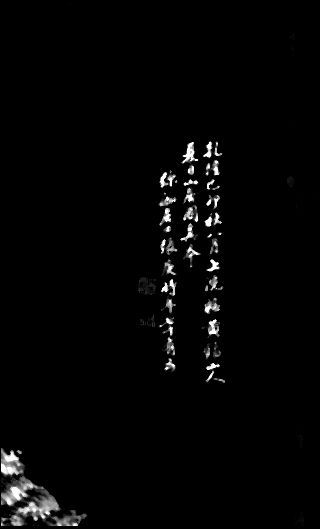
#> input picture ink/36027_2.jpg, 320 x 529 px
$ python -i descriptor.py   (imports and definitions only)
#> lines starting #> are read from the running program, lines starting #| are printed output that depends on the picture; after the words box and inside, x2 and y2 are one past the last pixel; in counts of white or black regions, pixels touching at a corner belong together
#> further down, picture is the input picture: PIL image 320x529 L; min 0, max 255, mean 5.3
"""Contour descriptor shared by the indexer and (mirrored in JS) by the web app.

Keep `descriptor()` in sync with `web/descriptor.js` -- both sides must compute
the exact same vector or matching falls apart.

Descriptor: an oriented-gradient histogram (a tiny HOG).
  1. Input is a SIZE x SIZE "ink" image in [0, 1] (1 = ink, 0 = paper).
  2. 3x3 box blur.
  3. Central-difference gradients; unsigned orientation in [0, pi).
  4. GRID x GRID spatial cells x BINS orientation bins, weighted by magnitude.
  5. L2 normalise.

`ink_map()` turns a painting into an ink image:
  - brightest RGB channel, so red seals and colored pigment read as paper and
    only black ink reads as ink;
  - 3x3 median to quiet silk weave;
  - black top-hat (morphological closing minus image) with a disc ~1/12 of the
    short side: keeps dark *strokes* up to that width but drops broad tonal
    areas (fan silk, mount borders, photo backgrounds) that otherwise create
    huge false contours;
  - noise floor + contrast stretch;
  - optionally (`suppress_lines`) erase long, straight, axis-aligned lines:
    mount edges, screen frames, scroll rollers and photo borders. Brushwork is
    almost never ruler-straight for a quarter of the picture, but these edges
    otherwise attract every straight-ish gesture.
"""
import cv2
import numpy as np
from PIL import Image

SIZE = 64
GRID = 4
BINS = 8
DIMS = GRID * GRID * BINS


def box_blur(img: np.ndarray) -> np.ndarray:
    p = np.pad(img, 1, mode="edge")
    h, w = img.shape
    out = np.zeros_like(img)
    for dy in range(3):
        for dx in range(3):
            out += p[dy:dy + h, dx:dx + w]
    return out / 9.0


def raw_histogram(ink: np.ndarray) -> np.ndarray:
    """Un-normalised descriptor; its norm says how much contour there is."""
    assert ink.shape == (SIZE, SIZE)
    img = box_blur(ink.astype(np.float64))
    gx = np.zeros_like(img)
    gy = np.zeros_like(img)
    gx[:, 1:-1] = img[:, 2:] - img[:, :-2]
    gy[1:-1, :] = img[2:, :] - img[:-2, :]
    mag = np.hypot(gx, gy)
    ang = np.mod(np.arctan2(gy, gx), np.pi)
    bins = np.floor(ang / np.pi * BINS + 1e-6).astype(int) % BINS  # epsilon: keep exact bin edges stable across Python/JS
    cell = np.arange(SIZE) * GRID // SIZE
    cell_idx = cell[:, None] * GRID + cell[None, :]
    hist = np.zeros(DIMS)
    np.add.at(hist, (cell_idx * BINS + bins).ravel(), mag.ravel())
    return hist


def descriptor(ink: np.ndarray) -> np.ndarray:
    hist = raw_histogram(ink)
    n = np.linalg.norm(hist)
    return hist / n if n > 0 else hist


def suppress_long_lines(ink: np.ndarray, frac: float = 0.22) -> np.ndarray:
    """Zero out long, *thin*, straight horizontal/vertical runs (mount edges,
    frames, panel seams, photo borders). Thick runs (tree trunks) are kept."""
    h, w = ink.shape
    b = (ink > 0.25).astype(np.uint8)
    b = cv2.dilate(b, np.ones((3, 3), np.uint8))           # tolerate slight photo tilt
    t = max(5, int(min(h, w) * 0.012)) + 2                  # max thickness of a "line"
    kill = np.zeros_like(b)
    m = max(4, int(min(h, w) * 0.07))
    edge = np.zeros_like(b, dtype=bool)
    edge[:m] = edge[-m:] = True
    edge[:, :m] = edge[:, -m:] = True
    for along, across in (((1, max(15, int(w * frac))), (t, 1)), ((max(15, int(h * frac)), 1), (1, t))):
        run = cv2.morphologyEx(b, cv2.MORPH_OPEN, np.ones(along, np.uint8))
        thick = cv2.morphologyEx(b, cv2.MORPH_OPEN, np.ones(across, np.uint8))
        kill |= run & (1 - thick)
        kill[edge] |= run[edge]                             # frames: any thickness near the border
    # gaps and seams that cross the whole picture (e.g. between a pair of scrolls
    # photographed side by side): any thickness, if dead straight for 90% of it
    for along in ((1, int(w * 0.9)), (int(h * 0.9), 1)):
        kill |= cv2.morphologyEx(b, cv2.MORPH_OPEN, np.ones(along, np.uint8))
    if kill.any():
        kill = cv2.dilate(kill, np.ones((5, 5), np.uint8))
        ink = ink.copy()
        ink[kill > 0] = 0.0
    return ink


def ink_map(im: Image.Image, short_side: int = 256, max_long: int = 4096, suppress_lines: bool = True) -> np.ndarray:
    """Painting -> float ink map (1 = ink) at a working resolution."""
#> called with short_side = 256, max_long = 4096, suppress_lines = True
    rgb = im.convert("RGB")
    w, h = rgb.size
#> w = 320; h = 529
    scale = short_side / min(w, h)
#> scale = 0.8
    if max(w, h) * scale > max_long:
        scale = max_long / max(w, h)
    rgb = rgb.resize((max(1, round(w * scale)), max(1, round(h * scale))), Image.BOX if scale < 0.5 else Image.BILINEAR)
#> rgb: PIL image 256x423 RGB
    value = cv2.medianBlur(np.asarray(rgb).max(axis=2).astype(np.uint8), 3)
    k = max(3, (min(value.shape) // 12) | 1)
#> k = 21
    disc = cv2.getStructuringElement(cv2.MORPH_ELLIPSE, (k, k))
    closed = cv2.morphologyEx(value, cv2.MORPH_CLOSE, disc)
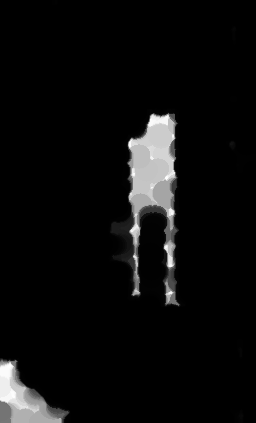
#> closed: shape (423, 256); min 0, max 253, mean 12.5
    ink = (closed.astype(np.float64) - value) / 255.0
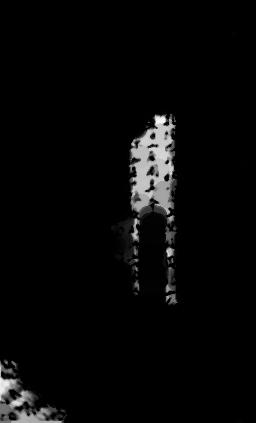
#> ink: shape (423, 256) float64; min 0, max 0.965, mean 0.0302
    floor = 0.035
    hi = max(np.percentile(ink, 99.5), 0.12)
#> hi = 0.792
    ink = np.clip((ink - floor) / (hi - floor), 0.0, 1.0)
    return suppress_long_lines(ink) if suppress_lines else ink
#> in suppress_long_lines, `b = (ink > 0.25).astype(np.uint8)`:
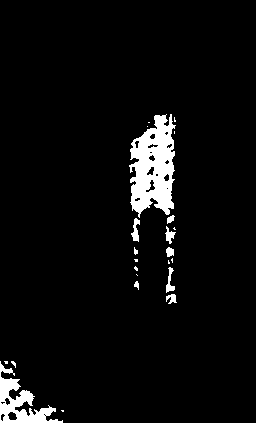
#> b: shape (423, 256); values 0 (black) and 1 (white), 4.7% white; 23 white regions (13 under 20 px), largest, box (x1, y1, x2, y2) and area: (129, 114, 176, 218) 3144, (0, 361, 63, 423) 1359, (131, 218, 140, 242) 115
#> in suppress_long_lines, `b = cv2.dilate(b, np.ones((3, 3), np.uint8))`: b: shape (423, 256); values 0 (black) and 1 (white), 6.4% white; 11 white regions (3 under 20 px), largest, box (x1, y1, x2, y2) and area: (128, 113, 177, 245) 4362, (0, 360, 64, 423) 1866, (165, 266, 178, 305) 321
#> the loop in suppress_long_lines, `for along, across in (((1, max(15, int(w * frac))), (t, 1)), ((max(15,..` made 2 passes
#> pass 1, in suppress_long_lines, `thick = cv2.morphologyEx(b, cv2.MORPH_OPEN, np.ones(across, np.uint8))`:
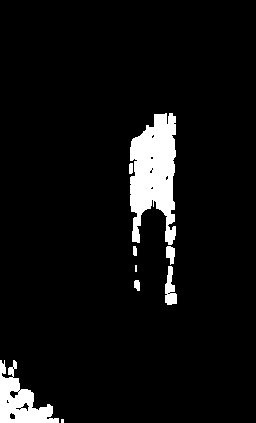
#> thick: shape (423, 256); values 0 (black) and 1 (white), 6% white; 9 white regions (2 under 20 px), largest, box (x1, y1, x2, y2) and area: (130, 113, 176, 245) 4199, (0, 360, 59, 423) 1739, (165, 266, 177, 305) 300
#> after the loop in suppress_long_lines, `for along, across in (((1, max(15, int(w * frac))), (t, 1)), ((max(15,..`:
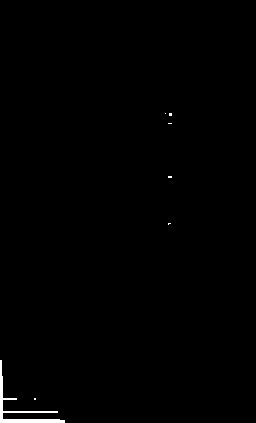
#> kill: shape (423, 256); values 0 (black) and 1 (white), 0.54% white; 7 white regions (6 under 20 px), largest, box (x1, y1, x2, y2) and area: (0, 360, 65, 423) 554
#> in suppress_long_lines, `kill = cv2.dilate(kill, np.ones((5, 5), np.uint8))`:
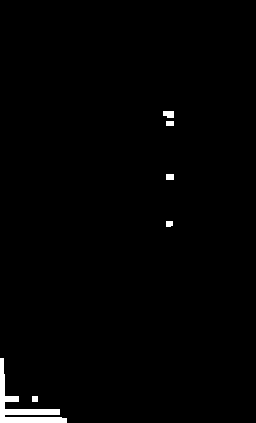
#> kill: shape (423, 256); values 0 (black) and 1 (white), 1.2% white; 6 white regions, box (x1, y1, x2, y2) and area: (0, 358, 67, 423) 1090, (163, 111, 174, 118) 69, (166, 174, 174, 180) 48, (166, 121, 174, 126) 40, (166, 221, 173, 227) 40, (32, 396, 38, 402) 36
#> in suppress_long_lines, `ink[kill > 0] = 0.0`:
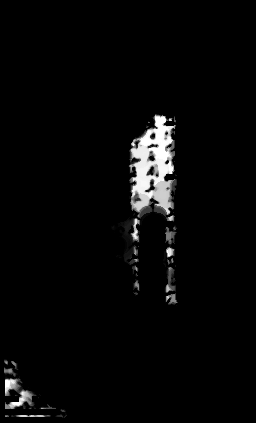
#> ink: shape (423, 256) float64; min 0, max 1, mean 0.0307


def crop_resize(ink: np.ndarray, x: float, y: float, s: float) -> np.ndarray:
    """Square crop (may extend past the image; outside = paper) resized to SIZE."""
    h, w = ink.shape
    xi, yi, si = int(round(x)), int(round(y)), max(1, int(round(s)))
    canvas = np.zeros((si, si), dtype=np.float32)
    x0, y0 = max(0, xi), max(0, yi)
    x1, y1 = min(w, xi + si), min(h, yi + si)
    if x1 > x0 and y1 > y0:
        canvas[y0 - yi:y1 - yi, x0 - xi:x1 - xi] = ink[y0:y1, x0:x1]
    small = Image.fromarray(canvas, mode="F").resize((SIZE, SIZE), Image.BOX)
    return np.asarray(small, dtype=np.float64)

>>> from PIL import Image
>>> picture = Image.open('../ink/36027_2.jpg')
>>> result = ink_map(picture)

$ run again, on ink/36095_10.jpg
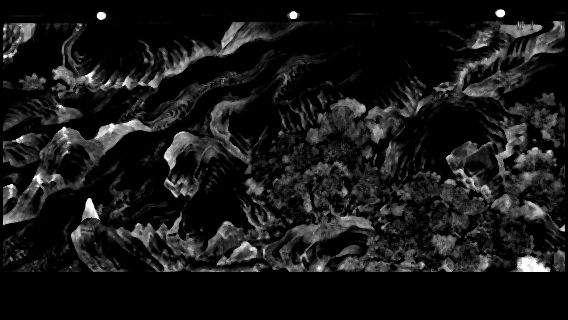
#> input picture ink/36095_10.jpg, 568 x 320 px
#> picture is the input picture: PIL image 568x320 L; min 0, max 255, mean 24.1
#> hi = 0.463
#> after the loop in suppress_long_lines, `for along, across in (((1, max(15, int(w * frac))), (t, 1)), ((max(15,..`:
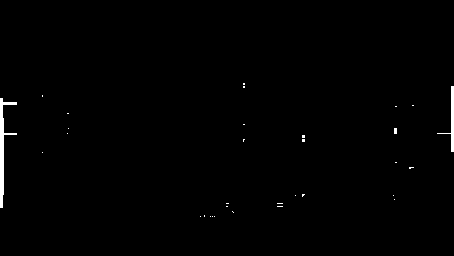
#> kill: shape (256, 454); values 0 (black) and 1 (white), 0.68% white; 32 white regions (30 under 20 px), largest, box (x1, y1, x2, y2) and area: (0, 98, 17, 208) 475, (437, 86, 454, 152) 212
#> in suppress_long_lines, `ink[kill > 0] = 0.0`:
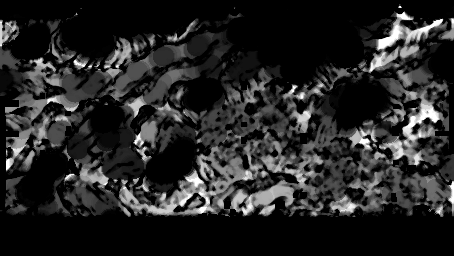
#> ink: shape (256, 454) float64; min 0, max 1, mean 0.149

$ run again, on ink/36135_1.jpg
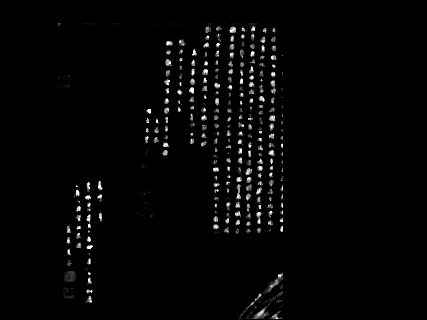
#> input picture ink/36135_1.jpg, 427 x 320 px
#> picture is the input picture: PIL image 427x320 L; min 0, max 255, mean 5.4
#> hi = 0.655
#> in suppress_long_lines, `ink[kill > 0] = 0.0`:
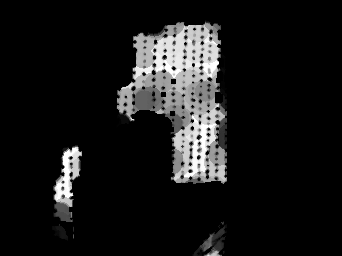
#> ink: shape (256, 342) float64; min 0, max 1, mean 0.0932
